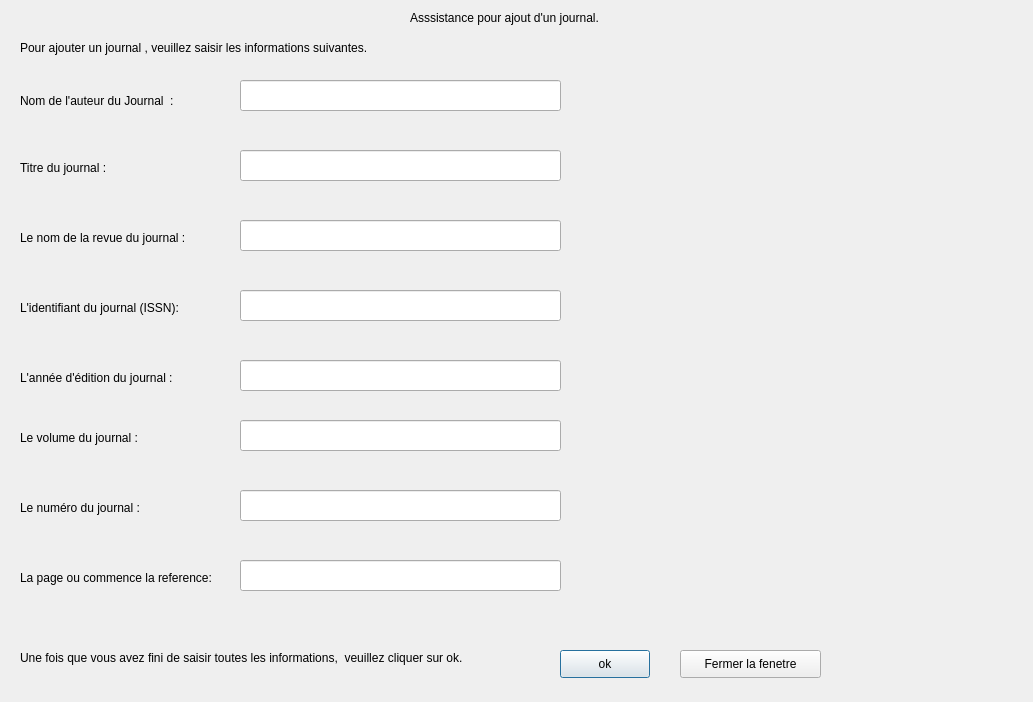
<?xml version="1.0" encoding="UTF-8"?>
<ui version="4.0">
 <class>CreationJournal</class>
 <widget class="QDialog" name="CreationJournal">
  <property name="geometry">
   <rect>
    <x>0</x>
    <y>0</y>
    <width>1033</width>
    <height>702</height>
   </rect>
  </property>
  <property name="windowTitle">
   <string>CreationJournal</string>
  </property>
  <widget class="QLabel" name="auteur">
   <property name="geometry">
    <rect>
     <x>20</x>
     <y>90</y>
     <width>181</width>
     <height>21</height>
    </rect>
   </property>
   <property name="text">
    <string>Nom de l'auteur du Journal  :</string>
   </property>
  </widget>
  <widget class="QLabel" name="Titre">
   <property name="geometry">
    <rect>
     <x>20</x>
     <y>160</y>
     <width>111</width>
     <height>16</height>
    </rect>
   </property>
   <property name="text">
    <string>Titre du journal :</string>
   </property>
  </widget>
  <widget class="QLabel" name="revueJournal">
   <property name="geometry">
    <rect>
     <x>20</x>
     <y>230</y>
     <width>181</width>
     <height>16</height>
    </rect>
   </property>
   <property name="text">
    <string>Le nom de la revue du journal :</string>
   </property>
  </widget>
  <widget class="QLabel" name="ISSN_2">
   <property name="geometry">
    <rect>
     <x>20</x>
     <y>300</y>
     <width>181</width>
     <height>16</height>
    </rect>
   </property>
   <property name="text">
    <string>L'identifiant du journal (ISSN):</string>
   </property>
  </widget>
  <widget class="QLabel" name="Annee">
   <property name="geometry">
    <rect>
     <x>20</x>
     <y>370</y>
     <width>181</width>
     <height>16</height>
    </rect>
   </property>
   <property name="text">
    <string>L'année d'édition du journal :</string>
   </property>
  </widget>
  <widget class="QLabel" name="volume">
   <property name="geometry">
    <rect>
     <x>20</x>
     <y>430</y>
     <width>181</width>
     <height>16</height>
    </rect>
   </property>
   <property name="text">
    <string>Le volume du journal :</string>
   </property>
  </widget>
  <widget class="QLabel" name="numeroJournal">
   <property name="geometry">
    <rect>
     <x>20</x>
     <y>500</y>
     <width>181</width>
     <height>16</height>
    </rect>
   </property>
   <property name="text">
    <string>Le numéro du journal :</string>
   </property>
  </widget>
  <widget class="QLabel" name="pageJournal">
   <property name="geometry">
    <rect>
     <x>20</x>
     <y>570</y>
     <width>261</width>
     <height>16</height>
    </rect>
   </property>
   <property name="text">
    <string>La page ou commence la reference:</string>
   </property>
  </widget>
  <widget class="QLabel" name="Bienvenue">
   <property name="geometry">
    <rect>
     <x>20</x>
     <y>40</y>
     <width>401</width>
     <height>16</height>
    </rect>
   </property>
   <property name="text">
    <string>Pour ajouter un journal , veuillez saisir les informations suivantes.</string>
   </property>
  </widget>
  <widget class="QLabel" name="QuitterMessage">
   <property name="geometry">
    <rect>
     <x>20</x>
     <y>650</y>
     <width>491</width>
     <height>16</height>
    </rect>
   </property>
   <property name="text">
    <string>Une fois que vous avez fini de saisir toutes les informations,  veuillez cliquer sur ok.</string>
   </property>
  </widget>
  <widget class="QPushButton" name="ok">
   <property name="geometry">
    <rect>
     <x>560</x>
     <y>650</y>
     <width>90</width>
     <height>28</height>
    </rect>
   </property>
   <property name="text">
    <string>ok</string>
   </property>
  </widget>
  <widget class="QLabel" name="FenetreTitre">
   <property name="geometry">
    <rect>
     <x>410</x>
     <y>10</y>
     <width>221</width>
     <height>16</height>
    </rect>
   </property>
   <property name="text">
    <string>Asssistance pour ajout d'un journal. </string>
   </property>
  </widget>
  <widget class="QLineEdit" name="NomAuteurSaisi">
   <property name="geometry">
    <rect>
     <x>240</x>
     <y>80</y>
     <width>321</width>
     <height>31</height>
    </rect>
   </property>
  </widget>
  <widget class="QLineEdit" name="TitreJournalSaisi">
   <property name="geometry">
    <rect>
     <x>240</x>
     <y>150</y>
     <width>321</width>
     <height>31</height>
    </rect>
   </property>
  </widget>
  <widget class="QLineEdit" name="RevueSaisi">
   <property name="geometry">
    <rect>
     <x>240</x>
     <y>220</y>
     <width>321</width>
     <height>31</height>
    </rect>
   </property>
  </widget>
  <widget class="QLineEdit" name="ISSNSaisi">
   <property name="geometry">
    <rect>
     <x>240</x>
     <y>290</y>
     <width>321</width>
     <height>31</height>
    </rect>
   </property>
  </widget>
  <widget class="QPushButton" name="Fermer">
   <property name="geometry">
    <rect>
     <x>680</x>
     <y>650</y>
     <width>141</width>
     <height>28</height>
    </rect>
   </property>
   <property name="text">
    <string>Fermer la fenetre</string>
   </property>
  </widget>
  <widget class="QLineEdit" name="AnneeSaisie">
   <property name="geometry">
    <rect>
     <x>240</x>
     <y>360</y>
     <width>321</width>
     <height>31</height>
    </rect>
   </property>
  </widget>
  <widget class="QLineEdit" name="volumeSaisi">
   <property name="geometry">
    <rect>
     <x>240</x>
     <y>420</y>
     <width>321</width>
     <height>31</height>
    </rect>
   </property>
  </widget>
  <widget class="QLineEdit" name="numeroSaisi">
   <property name="geometry">
    <rect>
     <x>240</x>
     <y>490</y>
     <width>321</width>
     <height>31</height>
    </rect>
   </property>
  </widget>
  <widget class="QLineEdit" name="PageSaisie">
   <property name="geometry">
    <rect>
     <x>240</x>
     <y>560</y>
     <width>321</width>
     <height>31</height>
    </rect>
   </property>
  </widget>
 </widget>
 <resources/>
 <connections>
  <connection>
   <sender>ok</sender>
   <signal>clicked()</signal>
   <receiver>CreationJournal</receiver>
   <slot>Enregistrement()</slot>
   <hints>
    <hint type="sourcelabel">
     <x>594</x>
     <y>673</y>
    </hint>
    <hint type="destinationlabel">
     <x>518</x>
     <y>359</y>
    </hint>
   </hints>
  </connection>
  <connection>
   <sender>Fermer</sender>
   <signal>clicked()</signal>
   <receiver>CreationJournal</receiver>
   <slot>close()</slot>
   <hints>
    <hint type="sourcelabel">
     <x>740</x>
     <y>673</y>
    </hint>
    <hint type="destinationlabel">
     <x>518</x>
     <y>359</y>
    </hint>
   </hints>
  </connection>
 </connections>
 <slots>
  <slot>Enregistrement()</slot>
 </slots>
</ui>
